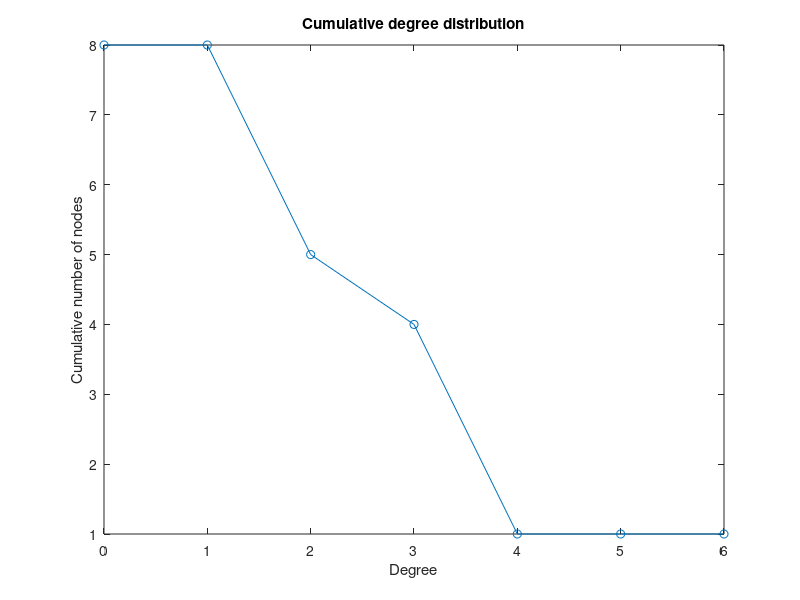

Reproduce this figure in MATLAB.
adjacency_matrix = [
    0 1 1 1 0 0 0 0;
    1 0 0 0 1 0 0 0;
    1 0 0 1 1 0 0 0;
    1 0 1 0 1 1 1 1;
    0 1 1 1 0 0 0 0;
    0 0 0 1 0 0 0 0;
    0 0 0 1 0 0 0 0;
    0 0 0 1 0 0 0 0;
];

% degree of each node
degree = sum(adjacency_matrix, 2);

% degree distribution
max_degree = max(degree);
degree_distribution = zeros(max_degree+1, 1);
for i = 0:max_degree
    degree_distribution(i+1) = sum(degree == i);
end

% cumulative degree distribution
cumulative_distribution = flipud(cumsum(flipud(degree_distribution)));

% cumulative degree distribution
plot(0:max_degree, cumulative_distribution, 'o-');
xlabel('Degree');
ylabel('Cumulative number of nodes');
title('Cumulative degree distribution');